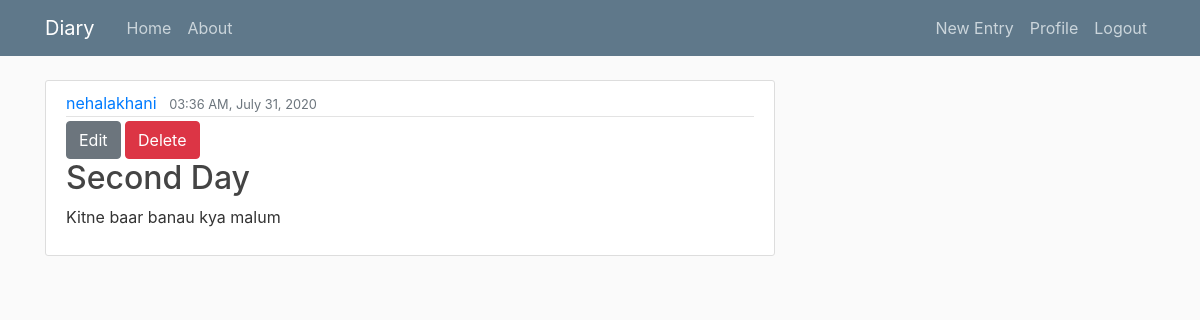
The app's page /userdiary/8/ (signed in) with its own data.
### diary/models.py (models this page shows, shortened)
class Entry(models.Model):
	title=models.CharField(max_length=100)
	content=models.TextField()
	date_posted=models.DateTimeField(default=timezone.now)
	owner=models.ForeignKey(User,on_delete=models.CASCADE)
	class Meta:
		verbose_name_plural='Entries'

### diary/views.py (the view)
# urls.py: path('userdiary/<int:pk>/',views.EntryDetailView.as_view(),name='detail'),
class EntryDetailView(LoginRequiredMixin,UserPassesTestMixin,DetailView):
	model=Entry
	def test_func(self):
		self.object=self.get_object()
		if self.request.user==self.object.owner:
			return True
		return False

### diary/templates/diary/entry_detail.html
{% extends "diary/base.html" %}
{% block content %}
        <article class="media content-section">
          <div class="media-body">
            <div class="article-metadata">
              <a class="mr-2" href="#">{{ object.owner }}</a>
              <small class="text-muted">{{ object.date_posted| date:"h:i A, F d, Y" }}</small>
            </div>
            <div>
              <a class="btn btn-secondary" href="{% url 'update' entry.id %}">Edit</a>
              <a class="btn btn-danger" href="{% url 'delete' entry.id %}">Delete</a>
            </div>
            <h2 class="article-title">{{ object.title }}</h2>
            <p class="article-content2">{{ object.content }}</p>
          </div>
        </article>
{% endblock content %}

### diary/static/diary/main.css (style rules this page uses)
body { background: #fafafa; color: #333333; margin-top: 5rem; }
h1, h2, h3, h4, h5, h6 { color: #444444; }
.content-section { background: #ffffff; padding: 10px 20px; border: 1px solid #dddddd; border-radius: 3px; margin-bottom: 20px; }
.article-title { color: #444444; }
.article-content2 { white-space: pre-line; }
.article-metadata { padding-bottom: 1px; margin-bottom: 4px; border-bottom: 1px solid #e3e3e3 }

### records on screen
Entry: owner "nehalakhani", date_posted "03:36 AM, July 31, 2020", title "Second Day", content "Kitne baar banau kya malum"
